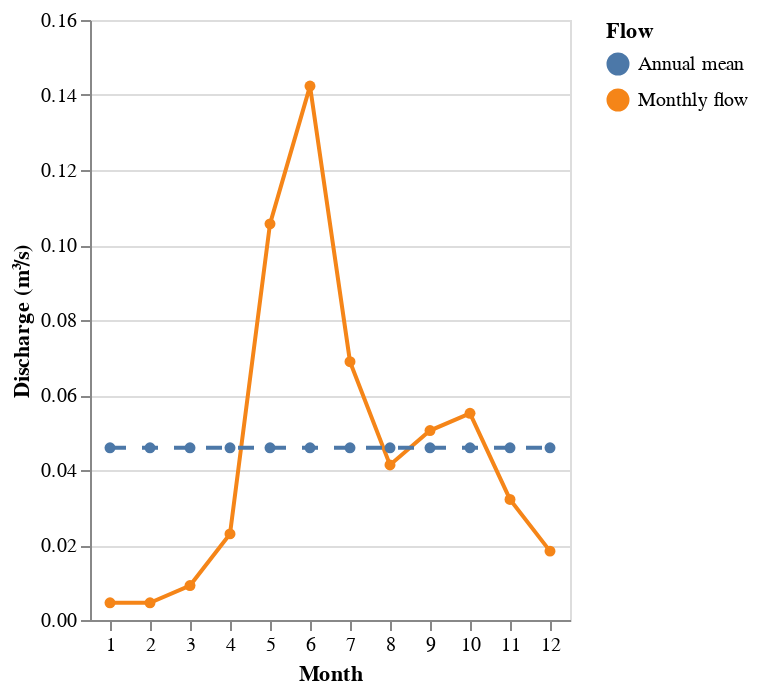

Notebook code cell kept with this figure:
### Markdown cell above
# OOP lake model

## 1. Lake

The default is lake with an area of 0.2 km2, mean depth 5 m and residence time 0.7 years. Initial pH is 4.5, TOC is 4 mg/l and the flow profile is `fjell`.

Alternatively, pass `kwargs` to the constructor to define a custom lake.

**Note:** Only Altair plots are working in the notebook for now.

### Code cell
lake = lm.Lake(
    area=0.2,
    depth=5,
    tau=0.7,
    flow_prof="fjell",
    pH_lake0=4.5,
    toc_lake0=4,
)

print(f"Volume:           {lake.volume:.0f} litres.")
print(f"Mean annual flow: {lake.mean_annual_flow:.0f} litres/month.")

lake.plot_flow_profile(lib="Altair")

### Figure 1 — Vega-Lite specification as saved in the notebook (floating-point values rounded to 4 significant figures)
{"config": {"view": {"continuousWidth": 300, "continuousHeight": 300}}, "data": {"name": "data-2cef28045ec5987bd3011823c588ad31"}, "mark": {"type": "line", "point": true}, "encoding": {"color": {"field": "Flow", "type": "nominal"}, "strokeDash": {"condition": {"test": "(datum.Flow === 'Annual mean')", "value": [8, 8]}, "value": [0]}, "tooltip": [{"field": "Month", "type": "nominal"}, {"field": "Discharge (m³/s)", "format": ",.2f", "type": "quantitative"}, {"field": "Flow", "type": "nominal"}], "x": {"axis": {"labelAngle": 0}, "field": "Month", "type": "nominal"}, "y": {"field": "Discharge (m³/s)", "type": "quantitative"}}, "params": [{"name": "param_1", "select": {"type": "interval", "encodings": ["x", "y"]}, "bind": "scales"}], "$schema": "https://vega.github.io/schema/vega-lite/v5.8.0.json", "datasets": {"data-2cef28045ec5987bd3011823c588ad31": [{"Month": 1, "Flow": "Monthly flow", "Discharge (m³/s)": 0.004593}, {"Month": 2, "Flow": "Monthly flow", "Discharge (m³/s)": 0.004593}, {"Month": 3, "Flow": "Monthly flow", "Discharge (m³/s)": 0.009186}, {"Month": 4, "Flow": "Monthly flow", "Discharge (m³/s)": 0.02296}, {"Month": 5, "Flow": "Monthly flow", "Discharge (m³/s)": 0.1056}, {"Month": 6, "Flow": "Monthly flow", "Discharge (m³/s)": 0.1424}, {"Month": 7, "Flow": "Monthly flow", "Discharge (m³/s)": 0.06889}, {"Month": 8, "Flow": "Monthly flow", "Discharge (m³/s)": 0.04134}, {"Month": 9, "Flow": "Monthly flow", "Discharge (m³/s)": 0.05052}, {"Month": 10, "Flow": "Monthly flow", "Discharge (m³/s)": 0.05511}, {"Month": 11, "Flow": "Monthly flow", "Discharge (m³/s)": 0.03215}, {"Month": 12, "Flow": "Monthly flow", "Discharge (m³/s)": 0.01837}, {"Month": 1, "Flow": "Annual mean", "Discharge (m³/s)": 0.04593}, {"Month": 2, "Flow": "Annual mean", "Discharge (m³/s)": 0.04593}, {"Month": 3, "Flow": "Annual mean", "Discharge (m³/s)": 0.04593}, {"Month": 4, "Flow": "Annual mean", "Discharge (m³/s)": 0.04593}, {"Month": 5, "Flow": "Annual mean", "Discharge (m³/s)": 0.04593}, {"Month": 6, "Flow": "Annual mean", "Discharge (m³/s)": 0.04593}, {"Month": 7, "Flow": "Annual mean", "Discharge (m³/s)": 0.04593}, {"Month": 8, "Flow": "Annual mean", "Discharge (m³/s)": 0.04593}, {"Month": 9, "Flow": "Annual mean", "Discharge (m³/s)": 0.04593}, {"Month": 10, "Flow": "Annual mean", "Discharge (m³/s)": 0.04593}, {"Month": 11, "Flow": "Annual mean", "Discharge (m³/s)": 0.04593}, {"Month": 12, "Flow": "Annual mean", "Discharge (m³/s)": 0.04593}]}}
